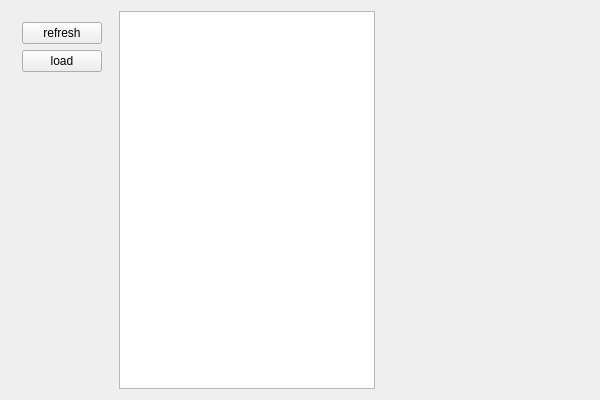
<?xml version="1.0" encoding="UTF-8"?>
<ui version="4.0">
 <class>NameMapViewClass</class>
 <widget class="QWidget" name="NameMapViewClass">
  <property name="geometry">
   <rect>
    <x>0</x>
    <y>0</y>
    <width>600</width>
    <height>400</height>
   </rect>
  </property>
  <property name="windowTitle">
   <string>NameMapView</string>
  </property>
  <layout class="QHBoxLayout" name="horizontalLayout">
   <item>
    <widget class="QWidget" name="widget" native="true">
     <layout class="QVBoxLayout" name="verticalLayout">
      <item>
       <widget class="QPushButton" name="refreshButton">
        <property name="text">
         <string>refresh</string>
        </property>
       </widget>
      </item>
      <item>
       <widget class="QPushButton" name="loadButton">
        <property name="text">
         <string>load</string>
        </property>
       </widget>
      </item>
      <item>
       <spacer name="verticalSpacer">
        <property name="orientation">
         <enum>Qt::Orientation::Vertical</enum>
        </property>
        <property name="sizeHint" stdset="0">
         <size>
          <width>20</width>
          <height>40</height>
         </size>
        </property>
       </spacer>
      </item>
     </layout>
    </widget>
   </item>
   <item>
    <widget class="QTreeView" name="nameMapView"/>
   </item>
   <item>
    <spacer name="horizontalSpacer">
     <property name="orientation">
      <enum>Qt::Orientation::Horizontal</enum>
     </property>
     <property name="sizeHint" stdset="0">
      <size>
       <width>211</width>
       <height>20</height>
      </size>
     </property>
    </spacer>
   </item>
  </layout>
 </widget>
 <layoutdefault spacing="6" margin="11"/>
 <resources/>
 <connections/>
</ui>
